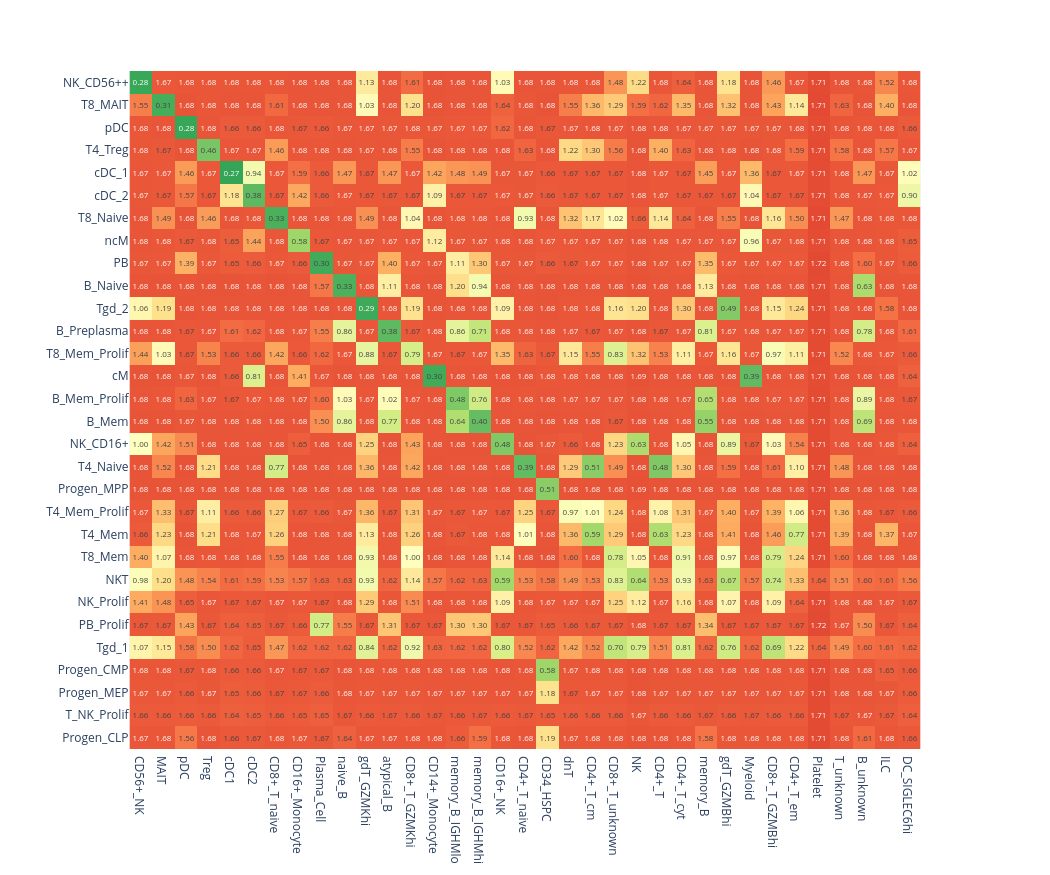

Notebook cell for this chart:
### Code cell
# Sort cluster distances by mapping scores as well
cluster_distance = cluster_distance.loc[
    cluster_mapping.max(axis=1).sort_values(ascending=False).index.tolist(),
    cluster_mapping.max().sort_values(ascending=False).index.tolist(),
]
fig = plot_cluster_distance(cluster_distance, show=False)
# Interactive plotly plot isn't shown on GitHub
fig

### Figure 1 — Plotly figure (JSON) as saved in the notebook; plotly's stock layout.template omitted (floating-point values rounded to 4 significant figures; data arrays with more than 128 entries replaced by an {"elided": "..."} marker saying what was removed)
{"data": [{"coloraxis": "coloraxis", "hovertemplate": "x: %{x}<br>y: %{y}<br>color: %{z}<extra></extra>", "name": "0", "texttemplate": "%{z:.2f}", "type": "heatmap", "x": ["CD56+_NK", "MAIT", "pDC", "Treg", "cDC1", "cDC2", "CD8+_T_naive", "CD16+_Monocyte", "Plasma_Cell", "naive_B", "gdT_GZMKhi", "atypical_B", "CD8+_T_GZMKhi", "CD14+_Monocyte", "memory_B_IGHMlo", "memory_B_IGHMhi", "CD16+_NK", "CD4+_T_naive", "CD34_HSPC", "dnT", "CD4+_T_cm", "CD8+_T_unknown", "NK", "CD4+_T", "CD4+_T_cyt", "memory_B", "gdT_GZMBhi", "Myeloid", "CD8+_T_GZMBhi", "CD4+_T_em", "Platelet", "T_unknown", "B_unknown", "ILC", "DC_SIGLEC6hi"], "xaxis": "x", "y": ["NK_CD56++", "T8_MAIT", "pDC", "T4_Treg", "cDC_1", "cDC_2", "T8_Naive", "ncM", "PB", "B_Naive", "Tgd_2", "B_Preplasma", "T8_Mem_Prolif", "cM", "B_Mem_Prolif", "B_Mem", "NK_CD16+", "T4_Naive", "Progen_MPP", "T4_Mem_Prolif", "T4_Mem", "T8_Mem", "NKT", "NK_Prolif", "PB_Prolif", "Tgd_1", "Progen_CMP", "Progen_MEP", "T_NK_Prolif", "Progen_CLP"], "yaxis": "y", "z": {"elided": "30x35 float values"}}], "layout": {"autosize": false, "coloraxis": {"cmax": 2, "cmin": 0, "colorscale": [[0, "rgb(0,104,55)"], [0.1, "rgb(26,152,80)"], [0.2, "rgb(102,189,99)"], [0.3, "rgb(166,217,106)"], [0.4, "rgb(217,239,139)"], [0.5, "rgb(255,255,191)"], [0.6, "rgb(254,224,139)"], [0.7, "rgb(253,174,97)"], [0.8, "rgb(244,109,67)"], [0.9, "rgb(215,48,39)"], [1, "rgb(165,0,38)"]], "showscale": false}, "height": 875, "margin": {"t": 60}, "width": 1050, "xaxis": {"anchor": "y", "autorange": true, "constrain": "domain", "domain": [0.05562, 0.9444], "range": [-0.5, 34.5], "scaleanchor": "y", "type": "category"}, "yaxis": {"anchor": "x", "autorange": true, "constrain": "domain", "domain": [0.0007364, 0.9993], "range": [29.5, -0.5], "type": "category"}}}
